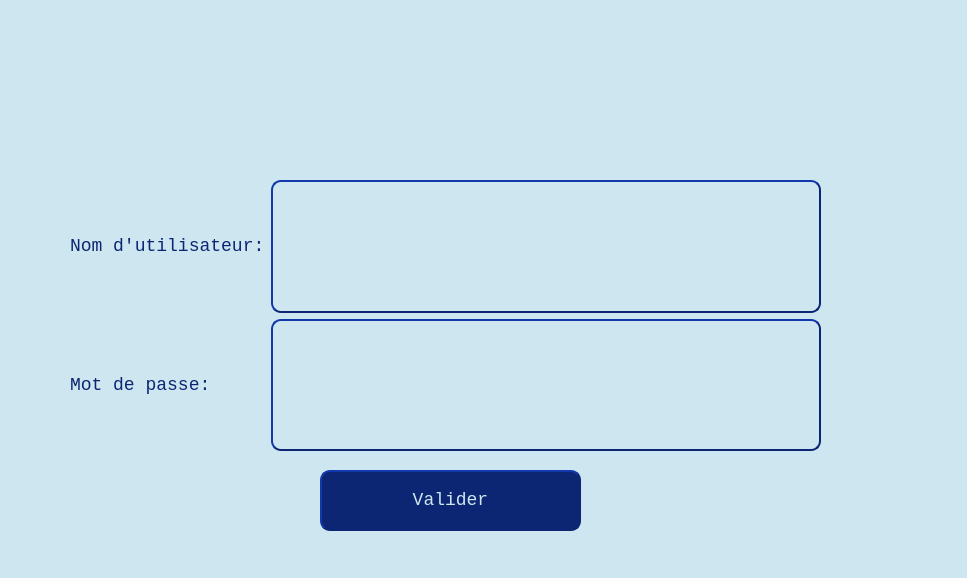
<?xml version="1.0" encoding="UTF-8"?>
<ui version="4.0">
 <class>Login</class>
 <widget class="QDialog" name="Login">
  <property name="windowModality">
   <enum>Qt::WindowModal</enum>
  </property>
  <property name="enabled">
   <bool>true</bool>
  </property>
  <property name="geometry">
   <rect>
    <x>0</x>
    <y>0</y>
    <width>967</width>
    <height>578</height>
   </rect>
  </property>
  <property name="windowTitle">
   <string>Dialog</string>
  </property>
  <property name="styleSheet">
   <string notr="true">background-color:#cde6ef
;
color:white;</string>
  </property>
  <property name="sizeGripEnabled">
   <bool>true</bool>
  </property>
  <property name="modal">
   <bool>true</bool>
  </property>
  <widget class="QWidget" name="formLayoutWidget_2">
   <property name="geometry">
    <rect>
     <x>70</x>
     <y>180</y>
     <width>751</width>
     <height>271</height>
    </rect>
   </property>
   <layout class="QFormLayout" name="formLayout_2">
    <item row="0" column="0">
     <widget class="QLabel" name="label_3">
      <property name="enabled">
       <bool>true</bool>
      </property>
      <property name="sizePolicy">
       <sizepolicy hsizetype="Preferred" vsizetype="Expanding">
        <horstretch>0</horstretch>
        <verstretch>0</verstretch>
       </sizepolicy>
      </property>
      <property name="autoFillBackground">
       <bool>false</bool>
      </property>
      <property name="styleSheet">
       <string notr="true">font-family:Lucida console;
color:#0c2673 ;
font:  18px;
</string>
      </property>
      <property name="text">
       <string>Nom d'utilisateur:</string>
      </property>
     </widget>
    </item>
    <item row="0" column="1">
     <widget class="QLineEdit" name="lineEdit">
      <property name="sizePolicy">
       <sizepolicy hsizetype="Expanding" vsizetype="Expanding">
        <horstretch>0</horstretch>
        <verstretch>0</verstretch>
       </sizepolicy>
      </property>
      <property name="acceptDrops">
       <bool>true</bool>
      </property>
      <property name="autoFillBackground">
       <bool>false</bool>
      </property>
      <property name="styleSheet">
       <string notr="true">
color:white ;
border-style:outset;
border-width: 2px;
    border-radius: 10px;
    border-color: #0c2673;
    font:  18px;
    min-width:5em;
    padding: 6px;

</string>
      </property>
     </widget>
    </item>
    <item row="1" column="0">
     <widget class="QLabel" name="label_2">
      <property name="sizePolicy">
       <sizepolicy hsizetype="Preferred" vsizetype="Expanding">
        <horstretch>0</horstretch>
        <verstretch>0</verstretch>
       </sizepolicy>
      </property>
      <property name="autoFillBackground">
       <bool>false</bool>
      </property>
      <property name="styleSheet">
       <string notr="true">font-family:Lucida console;

color:#0c2673 ;
font:  18px;</string>
      </property>
      <property name="text">
       <string>Mot de passe:</string>
      </property>
     </widget>
    </item>
    <item row="1" column="1">
     <widget class="QLineEdit" name="lineEdit_2">
      <property name="sizePolicy">
       <sizepolicy hsizetype="Expanding" vsizetype="Expanding">
        <horstretch>0</horstretch>
        <verstretch>0</verstretch>
       </sizepolicy>
      </property>
      <property name="acceptDrops">
       <bool>true</bool>
      </property>
      <property name="autoFillBackground">
       <bool>false</bool>
      </property>
      <property name="styleSheet">
       <string notr="true">
color:white ;
border-style:outset;
border-width: 2px;
    border-radius: 10px;
    border-color: #0c2673;
    font:  18px;
    min-width:5em;
    padding: 6px;
</string>
      </property>
      <property name="echoMode">
       <enum>QLineEdit::Password</enum>
      </property>
     </widget>
    </item>
   </layout>
  </widget>
  <widget class="QPushButton" name="pushButton">
   <property name="geometry">
    <rect>
     <x>320</x>
     <y>470</y>
     <width>261</width>
     <height>61</height>
    </rect>
   </property>
   <property name="styleSheet">
    <string notr="true">background-color:#0c2673;

color:#cde6ef ;
border-style:outset;
border-width: 2px;
    border-radius: 10px;
    border-color: #0c2673;
    font:  18px;
    min-width:5em;
    padding: 6px;
font-family:Lucida console;</string>
   </property>
   <property name="text">
    <string>Valider</string>
   </property>
   <property name="default">
    <bool>false</bool>
   </property>
  </widget>
 </widget>
 <resources/>
 <connections/>
</ui>
